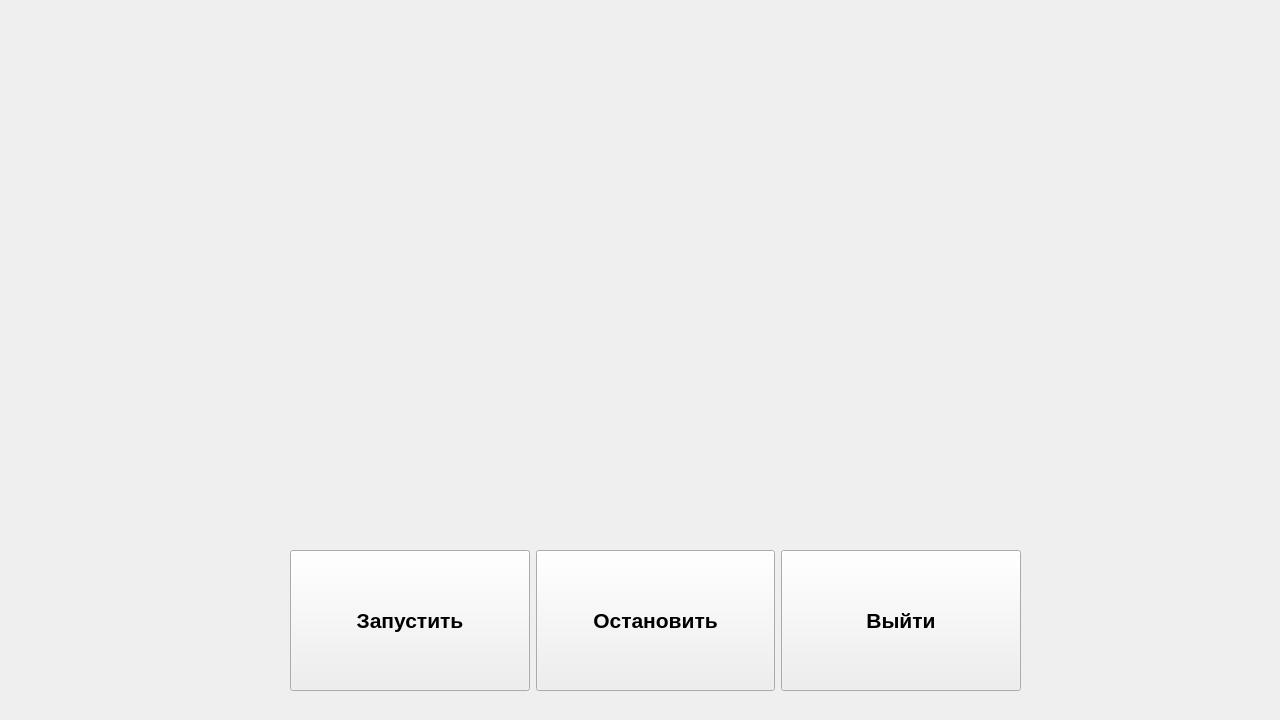
<?xml version="1.0" encoding="UTF-8"?>
<ui version="4.0">
 <class>DockWidget</class>
 <widget class="QDockWidget" name="DockWidget">
  <property name="geometry">
   <rect>
    <x>0</x>
    <y>0</y>
    <width>1280</width>
    <height>720</height>
   </rect>
  </property>
  <property name="sizePolicy">
   <sizepolicy hsizetype="Expanding" vsizetype="Expanding">
    <horstretch>2</horstretch>
    <verstretch>2</verstretch>
   </sizepolicy>
  </property>
  <property name="minimumSize">
   <size>
    <width>640</width>
    <height>480</height>
   </size>
  </property>
  <property name="maximumSize">
   <size>
    <width>1920</width>
    <height>1080</height>
   </size>
  </property>
  <property name="font">
   <font>
    <pointsize>12</pointsize>
   </font>
  </property>
  <property name="windowTitle">
   <string>Анализ руды</string>
  </property>
  <widget class="QWidget" name="dockWidgetContents">
   <widget class="QWidget" name="gridLayoutWidget">
    <property name="geometry">
     <rect>
      <x>290</x>
      <y>550</y>
      <width>731</width>
      <height>141</height>
     </rect>
    </property>
    <layout class="QGridLayout" name="gridLayout">
     <item row="0" column="1">
      <widget class="QPushButton" name="pushButton">
       <property name="enabled">
        <bool>true</bool>
       </property>
       <property name="sizePolicy">
        <sizepolicy hsizetype="Minimum" vsizetype="Expanding">
         <horstretch>0</horstretch>
         <verstretch>0</verstretch>
        </sizepolicy>
       </property>
       <property name="font">
        <font>
         <pointsize>16</pointsize>
         <weight>75</weight>
         <bold>true</bold>
        </font>
       </property>
       <property name="text">
        <string>Остановить</string>
       </property>
      </widget>
     </item>
     <item row="0" column="0">
      <widget class="QPushButton" name="pushButton_2">
       <property name="sizePolicy">
        <sizepolicy hsizetype="Minimum" vsizetype="Expanding">
         <horstretch>0</horstretch>
         <verstretch>0</verstretch>
        </sizepolicy>
       </property>
       <property name="font">
        <font>
         <pointsize>16</pointsize>
         <weight>75</weight>
         <bold>true</bold>
        </font>
       </property>
       <property name="text">
        <string>Запустить</string>
       </property>
      </widget>
     </item>
     <item row="0" column="2">
      <widget class="QPushButton" name="pushButton_3">
       <property name="sizePolicy">
        <sizepolicy hsizetype="Minimum" vsizetype="Expanding">
         <horstretch>0</horstretch>
         <verstretch>0</verstretch>
        </sizepolicy>
       </property>
       <property name="font">
        <font>
         <pointsize>16</pointsize>
         <weight>75</weight>
         <bold>true</bold>
        </font>
       </property>
       <property name="text">
        <string>Выйти</string>
       </property>
      </widget>
     </item>
    </layout>
   </widget>
  </widget>
 </widget>
 <resources/>
 <connections/>
</ui>
